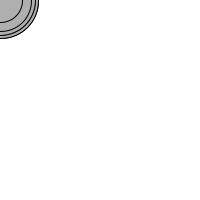
Frame 1 (no input)
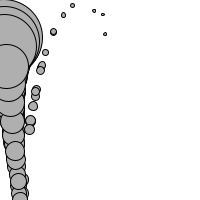
Frame 60 (the mouse pressed at the canvas centre just before this capture)
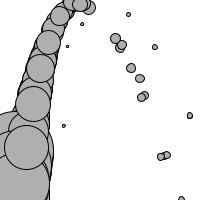
Frame 120 (the mouse held since frame 60 and released just before this capture)

The Processing sketch that drew these frames (run headless with seeded random() and noise(); from frame 60 on, the mouse is pressed at the canvas centre):

// Processing sketch: e02
// ── e02.pde
Mover[] movers;

void setup() {
  size(200,200);
  background(255);
  movers = new Mover[100];
  for (int i = 0; i < movers.length; i++)
    movers[i] = new Mover(random(0.1,5),0,0);
}

void draw() {
  background(255);
  
  PVector wind = new PVector(0.01,0);
  PVector gravity = new PVector(0,0.1);
  PVector[] forces = new PVector[]{wind,gravity};
  
  for (int i = 0; i < movers.length; i++) {
    movers[i].update(forces);
    movers[i].display();
  }
}

class Mover {
  
  PVector location;
  PVector velocity;
  float mass;
  
  Mover(float m, float x, float y) {
    mass = m;
    location = new PVector(x,y);
    velocity = new PVector(0,0);
  }
  
  void update(PVector[] forces) {
    PVector acceleration = PVector.div(sumVectors(forces),mass);
    velocity.add(acceleration);
    location.add(velocity);
    
    _checkEdges();
  }
  
  void display() {
    stroke(0);
    fill(175);
    ellipse(location.x,location.y,16*mass,16*mass);
  }
  
  void _checkEdges() {
    // walls
    if (location.x < 0) {
      location.x = 0;
      velocity.x = abs(velocity.x);
    } else if (location.x > width) {
      location.x = width;
      velocity.x = -abs(velocity.x);
    }
    
    // floor
    if (location.y > height) {
      location.y = height;
      velocity.y = -abs(velocity.y);
    }
  }
}

PVector sumVectors(PVector[] vectors) {
  PVector result = new PVector(0,0);
  for (int i = 0; i < vectors.length; i++)
    result.add(vectors[i]);
  return result;
}
